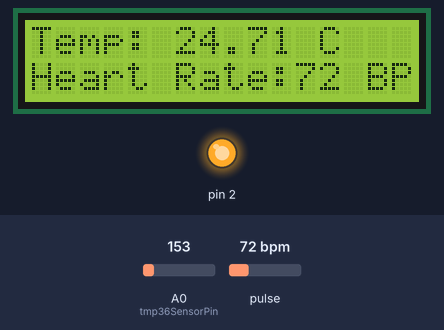
A sketch run on a simulated Arduino Uno, built with avr-gcc and run on an emulated ATmega328P. Parts: 16×2 character LCD, output pins drawn as LEDs (lit = HIGH). The inputs (shaded band) are chosen by the test bench; at power-on: pulse 72 bpm, A0 (tmp36SensorPin) = 153. What the sketch prints to the serial monitor is not drawn.

Above: at 1.2 s.
1.3 s: pulse set to 42 bpm
At 2.5 s:
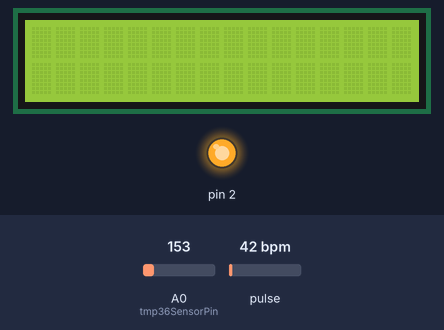
4.1 s: A0 (tmp36SensorPin) set to 165
At 5.0 s:
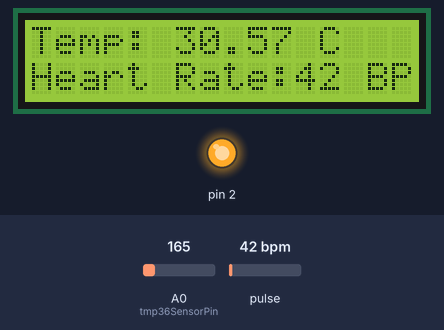
6.5 s: pulse set to 70 bpm
At 9.7 s:
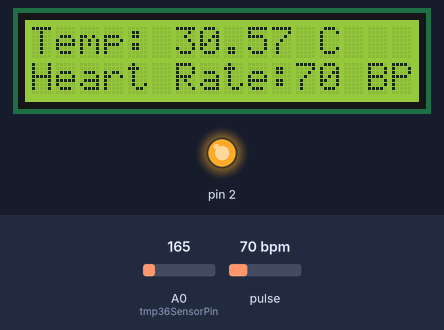
10.4 s: A0 (tmp36SensorPin) set to 175
At 12.1 s:
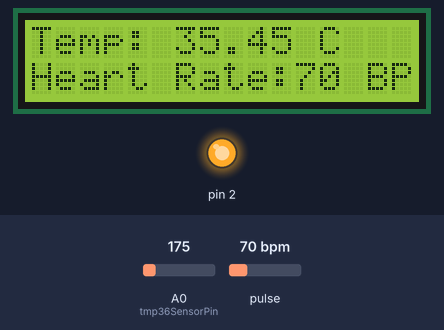
12.8 s: pulse set to 100 bpm
At 15.5 s:
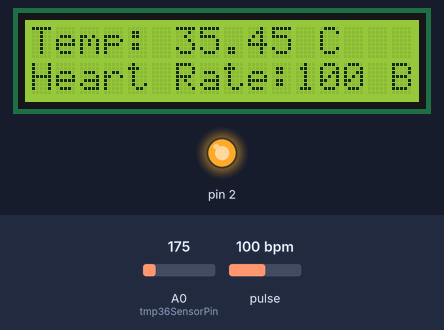
16.6 s: A0 (tmp36SensorPin) set to 191
At 17.9 s:
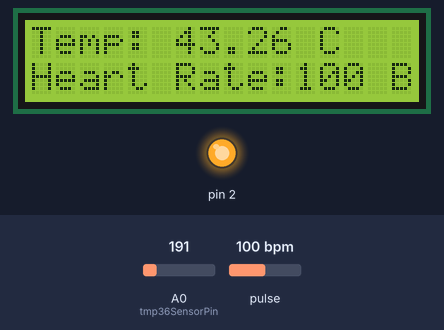
Timing chart, 0 to 19.6 s (numbered marks = the images above; inputs shaded):
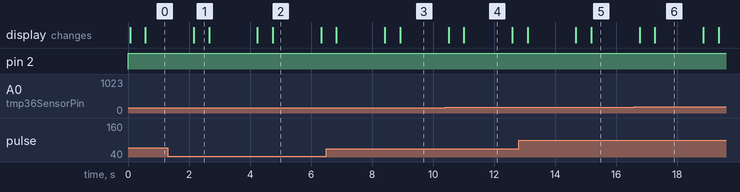

Measured:
- after the input at 1.3 s, the display: changes after 0.86 s (image 1)
- after the input at 4.1 s, the display: first changes after 0.14 s (image 2 shows a later state)
- after the input at 6.5 s, the display: first differs from a run without the input after 1.9 s (image 3 shows a later state)
- after the input at 10.4 s, the display: first changes after 0.11 s (image 4 shows a later state)
- after the input at 12.8 s, the display: first differs from a run without the input after 1.9 s (image 5 shows a later state)
- after the input at 16.6 s, the display: first changes after 0.17 s (image 6 shows a later state)
- what the display in image 1 shows lasts 0.5 s, from 2.2 s to 2.7 s

The sketch:

Final_Project_code.ino
```cpp
/*
 *  Krish Patel
 *
 * Friday January 17th 2019- Due Date
 *
 * "Vitals Detecting Device"
 *
 * This project has the function of detecting both the body temperature(Celcius) and heart rate(BPM) of a user and Display it on an LCD
 *
 * Code will detect a sufficient heart beat out of many vibrations and will calculate BPM
 * Code will also check the temperature using a formula to convert inputted data to Celcius values
 *
 */


#include "LiquidCrystal.h"
#define USE_ARDUINO_INTERRUPTS true    // Set-up low-level interrupts for most acurate BPM math.
#include <PulseSensorPlayground.h>     // Allows connection to pulsesensor library

const int rs = 13, en = 12, d4 = 6, d5 = 5, d6 = 4, d7 = 3;
LiquidCrystal lcd(rs, en, d4, d5, d6, d7);
int tmp36SensorPin = A0;  //Pin A0 will read the sensor output
int sensorInput;    //Where we will store the TMP36 input
double temp;        //Temperature variable
const int PulseSensorWire = A1;       // The pulsesensor is connected to analog pin 1
const int LED = 2;          // The red LED is assigned to pin 2
int Threshold = 550;           // The minimum value which determines if the value is a heartbeat

PulseSensorPlayground pulseSensor;  // Creates an instance of the PulseSensorPlayground object called "pulseSensor"***************

void setup() {
  // put your setup code here, to run once:
  Serial.begin(9600); //Initialize connection to serial monitor
  pulseSensor.analogInput(PulseSensorWire);   //Initialize that the input comes from the PulseSensorWire/A1
  pulseSensor.blinkOnPulse(LED);      //Blink LED if heart beat is detected
  pulseSensor.setThreshold(Threshold);  //Set the threshold to be 550


      if (pulseSensor.begin()) {
    Serial.println("We created a pulseSensor Object !");  //This prints one time at Arduino power-up,  or on Arduino reset.
  }

}
void loop() {
  // put your main code here, to run repeatedly:
 int BPM = pulseSensor.getBeatsPerMinute();  // Turns BPM as an "int". //myBPM is the value set to hold the heartbeats


if (pulseSensor.sawStartOfBeat()) {            // Continuously checks if there is a beat
 Serial.println("Your Heart Beated! "); // If test is "true", print a message "a heartbeat happened".
 Serial.print("BPM: ");                        // Set up the presentation of "BPM:"
 Serial.println(BPM);                        // Print the value of myBPM
}
  sensorInput = analogRead(A0);    //Store TMP36 value
  temp = (double)sensorInput / 1024;       //Calculate percentage of input
  temp = temp * 5;                 //multiply by 5 to get voltage
  temp = temp - 0.5;               //Subtract the offset
  temp = temp * 100;               //Convert to degrees


  lcd.begin(16, 2);     //Chooses where messege should be set on LCD
  lcd.print("Temp: ");  //Set up presentation on LCD
  lcd.print(temp);      //Input value on LCD
  lcd.print(" C");

  lcd.setCursor(0,1);           //Choose second row for the messege to be printed on
  lcd.print("Heart Rate:");     //Set up presentation on LCD
  lcd.print(BPM);             //Input BPM value on LCD
  lcd.print(" BPM");

  lcd.noDisplay();
  delay(500);       //Set delay for 0.5 seconds
  lcd.display();
  delay(1500);      //Set delay for 1.5 seconds


  delay(20);        //Set delay for 0.02 seconds
}
```
